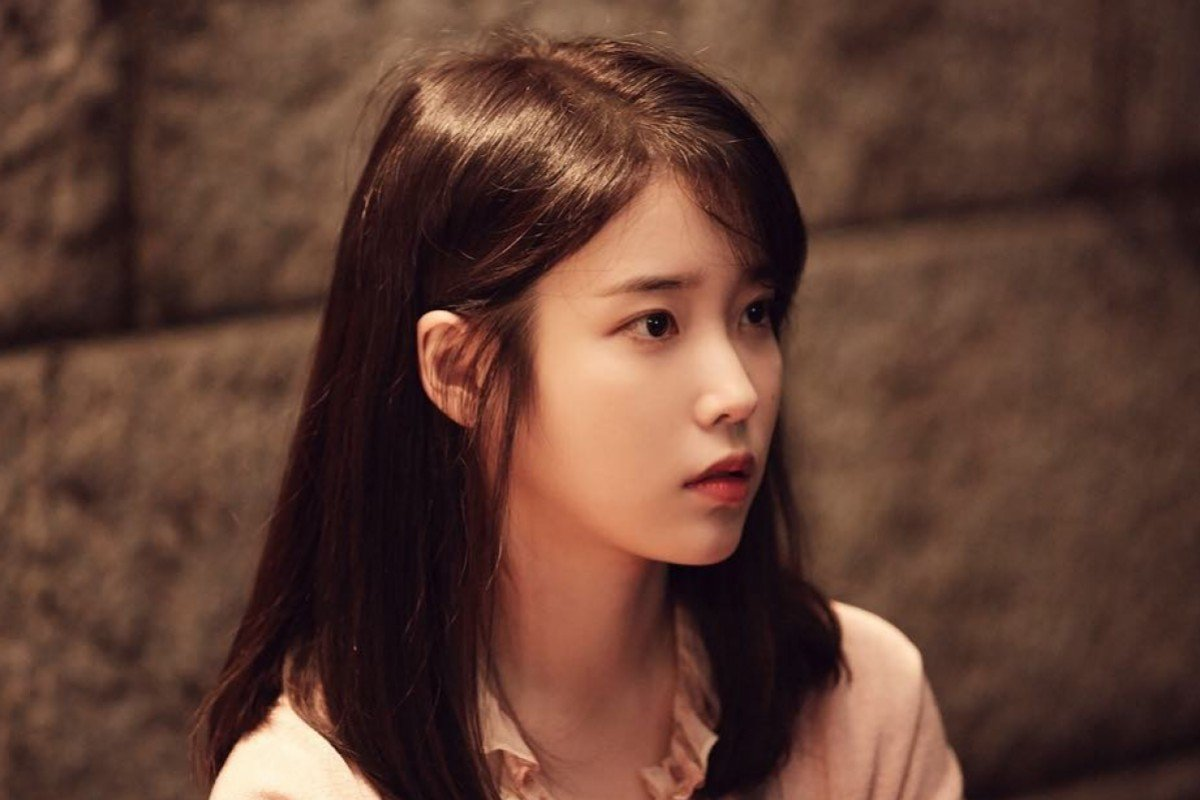
#> input picture iu.jpg, 1200 x 800 px
$ python rgb-to-lab.py
#> lines starting #> are read from the running program, lines starting #| are printed output that depends on the picture
import cv2
input = cv2.imread('iu.jpg')
#> input is the input picture: shape (800, 1200, 3); mean B, G, R 51.2, 63, 96.7
cv2.imshow('IU', input)
cv2.waitKey(0)
cv2.destroyAllWindows()

lab = cv2.cvtColor(input,cv2.COLOR_BGR2LAB)
#> lab: shape (800, 1200, 3); mean of channels 0, 1, 2 75.3, 140.9, 140.9
cv2.imshow("l*a*b",lab)

L,A,B=cv2.split(lab)
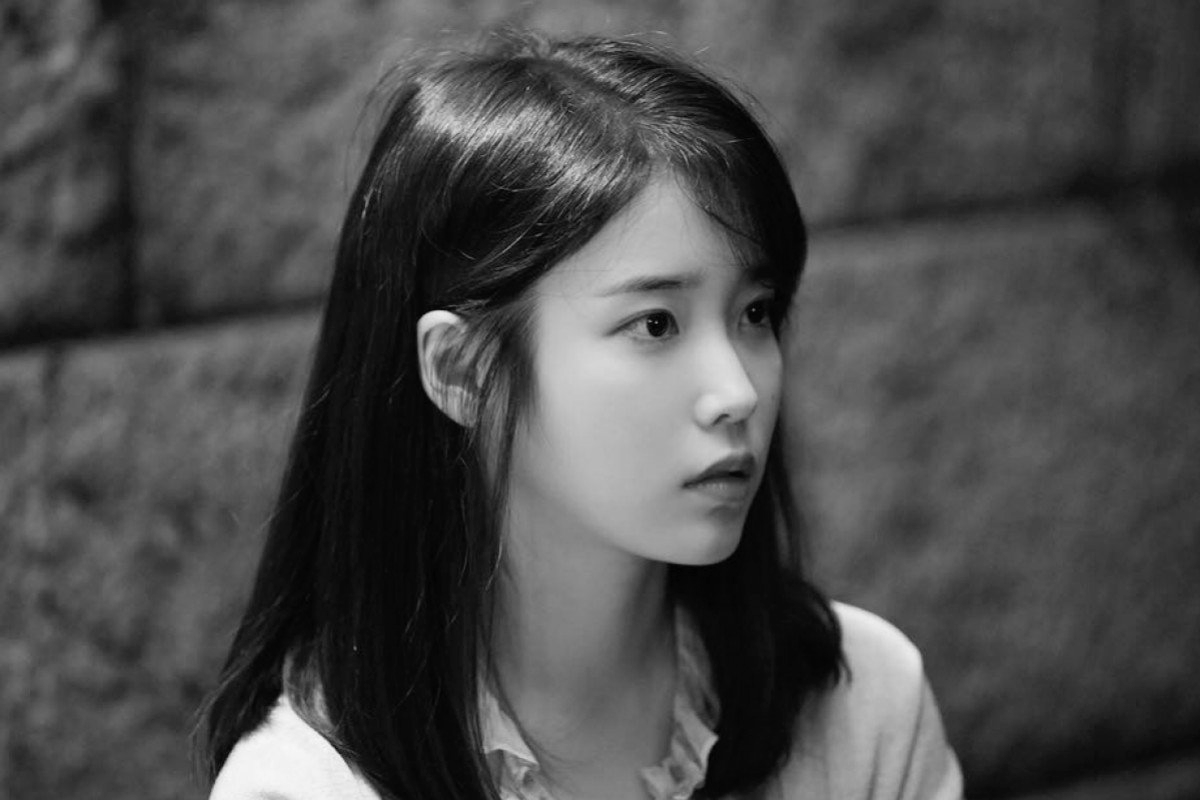
#> L: shape (800, 1200); min 1, max 248, mean 75.3
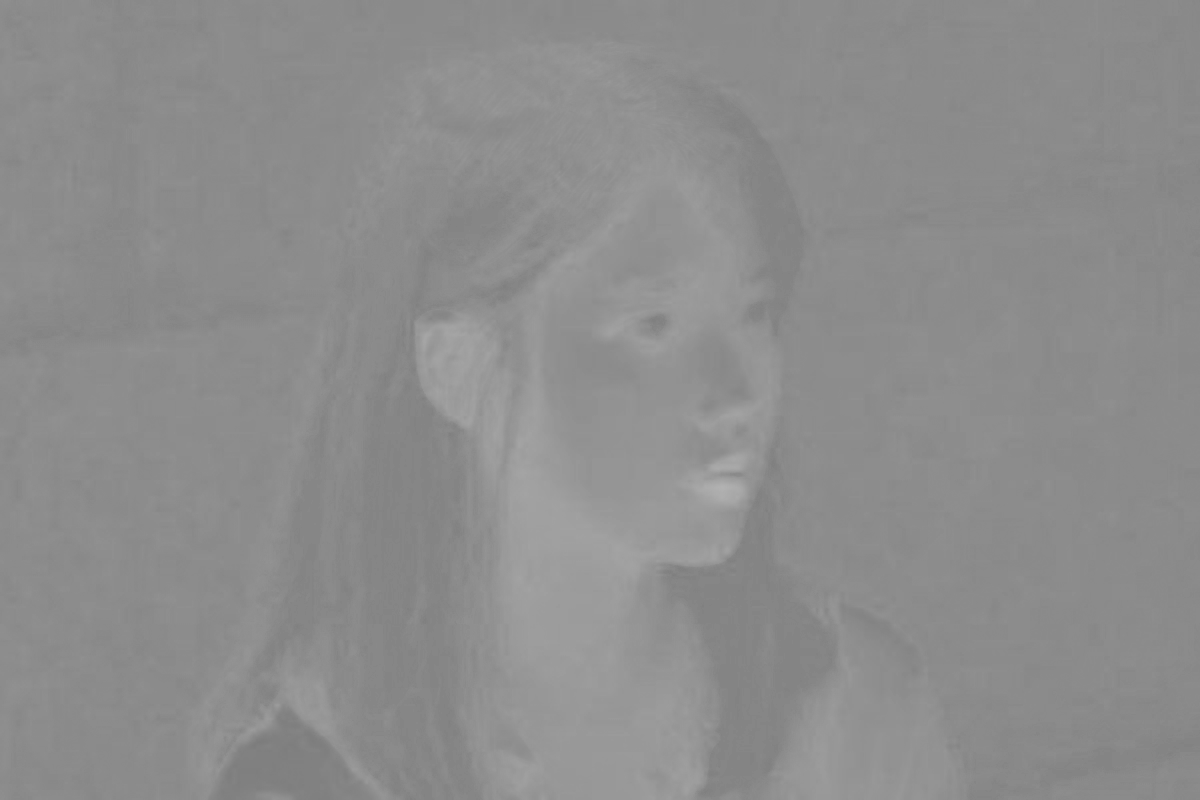
#> A: shape (800, 1200); min 124, max 178, mean 140.9
cv2.imshow("L_Channel",L) # For L Channel
cv2.imshow("A_Channel",A) # For A Channel (Here's what You need)
cv2.imshow("B_Channel",B) # For B Channel

cv2.waitKey(0)
cv2.destroyAllWindows()

$ run again, with chart.jpg copied over iu.jpg
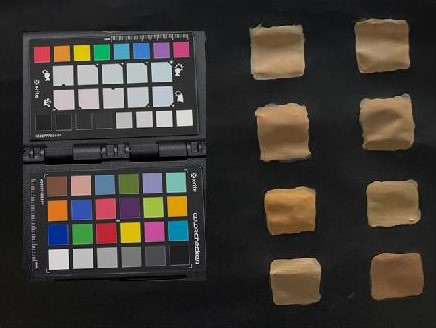
#> input picture chart.jpg, 436 x 328 px
#> input is the input picture: shape (328, 436, 3); mean B, G, R 51.8, 56.9, 61.7
#> lab: shape (328, 436, 3); mean of channels 0, 1, 2 59.6, 129.7, 131.7
#> `L,A,B=cv2.split(lab)`:
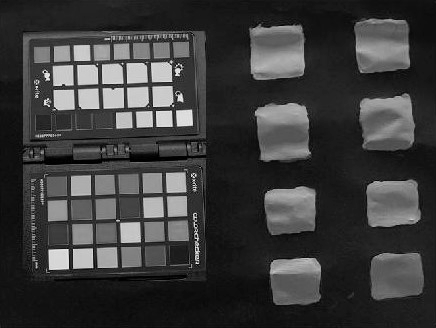
#> L: shape (328, 436); min 0, max 245, mean 59.6
#> `L,A,B=cv2.split(lab)`:
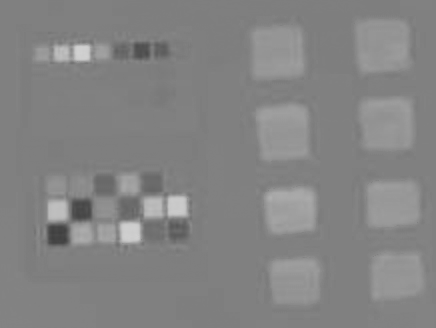
#> B: shape (328, 436); min 64, max 209, mean 131.7

$ run again, with human.jpg copied over iu.jpg
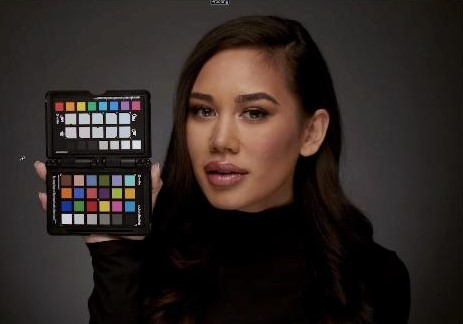
#> input picture human.jpg, 463 x 324 px
#> input is the input picture: shape (324, 463, 3); mean B, G, R 34.4, 37.7, 46.4
#> lab: shape (324, 463, 3); mean of channels 0, 1, 2 41, 131.3, 131.3
#> `L,A,B=cv2.split(lab)`:
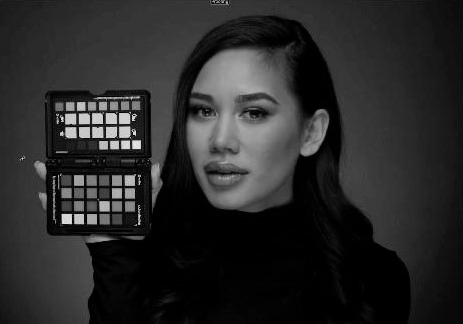
#> L: shape (324, 463); min 0, max 238, mean 41
#> `L,A,B=cv2.split(lab)`:
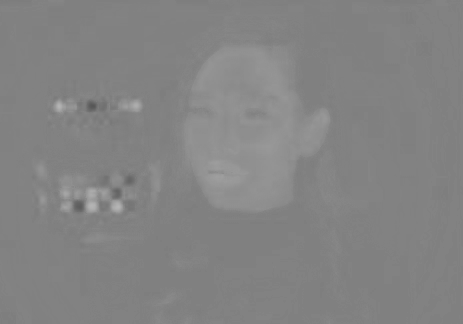
#> A: shape (324, 463); min 87, max 181, mean 131.3
